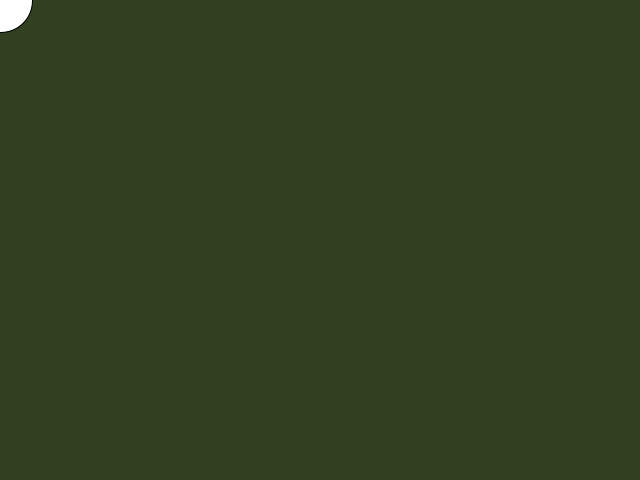
Frame 1 (no input)
Frame 60 (the mouse pressed at the canvas centre just before this capture): identical to frame 1, image omitted
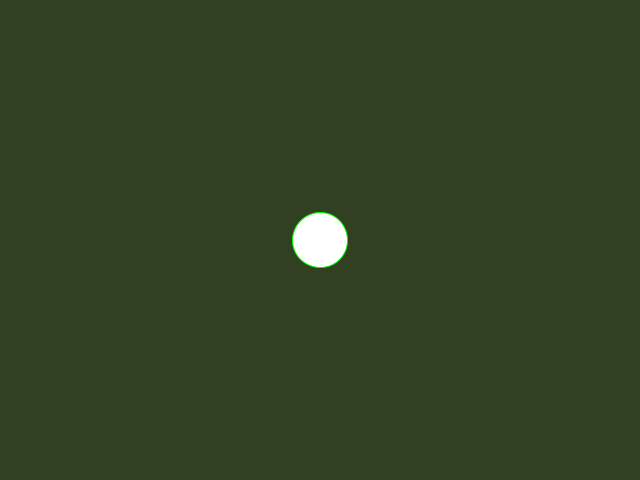
Frame 120 (the mouse held since frame 60 and released just before this capture)

The Processing sketch that drew these frames (run headless with seeded random() and noise(); from frame 60 on, the mouse is pressed at the canvas centre):

// Processing sketch: Circle
// ── Circle.pde
//Draw a circle (ellipse) on screen.
//Teleport the circle to the mouse when you press the mouse button.
//	Draw a line from the circle to the mouse while the mouse button is pressed.
//Calculate the vector between the circle and the mouse.
//Use the vector to give the circle direction (movement).
//Adjust the speed in a way so it doesn't go too fast.
//But still make it so a longer line makes it go faster then a short line.
//	Make the circle bounce on the edges of the screen.

float ballRadius = 55;
PVector ballPos;
PVector force;
PVector ballMovement;

PVector mousePos;
//en vector är int x, int y

int offsett = 40;

float speedAdjust = 0.1;


color bgC = color(48, 64, 32, 255);
color ballC = color(128, 255, 128, 255);
color lineOneC = color(0, 255,0, 128);
color lineTwoC = color(0, 255, 0, 255);

void setup(){
	size(640, 480);
   	ballPos = new PVector(0,0);
   	force = new PVector(0,0);
   	ballMovement = new PVector(0,0);
}

void draw(){
  background(bgC);
  if(ballRadius > 55){
  		ballRadius -= 1;
  }


  //Add force vector to move ball position each frame
  ballPos.add(force);

  
  //If our mousebutton is pressed 
  if(mousePressed){
  	//screen center cords
  	float halfWidth = width * 0.5;
  	float halfHeight = height * 0.5;

  	//Our balls new position is mouse position
    ballPos.set(mouseX, mouseY);
	ballPos.set(ScreenRestrictions(ballPos));

	//Our force vector is screencenter - ball position
    force.set(halfWidth - ballPos.x, halfHeight - ballPos.y);
    force.mult(speedAdjust);

	//Draws line form screen middle to ball
	stroke(lineOneC);
    line(halfWidth, halfHeight, ballPos.x, ballPos.y);

    //Draws our force vector to middle of screen
    stroke(lineTwoC);
    line(halfWidth, halfHeight, halfWidth + force.x, halfHeight + force.y);

    PVector arrowHead = new PVector();
    arrowHead.set(force);
    arrowHead.normalize();
    arrowHead.mult(25);
    arrowHead.rotate(PI * 0.75);
    line(halfWidth + force.x, halfHeight + force.y, halfWidth + force.x + arrowHead.x, halfHeight + force.y + arrowHead.y);
    arrowHead.rotate(PI * 0.5);
    line(halfWidth + force.x, halfHeight + force.y, halfWidth + force.x + arrowHead.x, halfHeight + force.y + arrowHead.y);
    
  }

  //restrict room
  if((ballPos.x > width - offsett) || (ballPos.x < offsett)){
  	force.x *= -1;
  	ballRadius = 65;
  }
  if((ballPos.y > height - offsett) || (ballPos.y < offsett)){
  	force.y *= -1;
  	ballRadius = 65;
  }

  //draw Circle/ ball
  circle(ballPos.x, ballPos.y, ballRadius);
}


PVector ScreenRestrictions(PVector v){
if(v.x > width - offsett)
	v.x = width -offsett;

if(v.x < offsett)
	v.x = offsett;

if(v.y > height - offsett)
	v.y = height -offsett;

if (v.y < offsett)
	v.y = offsett;

return v;

}
